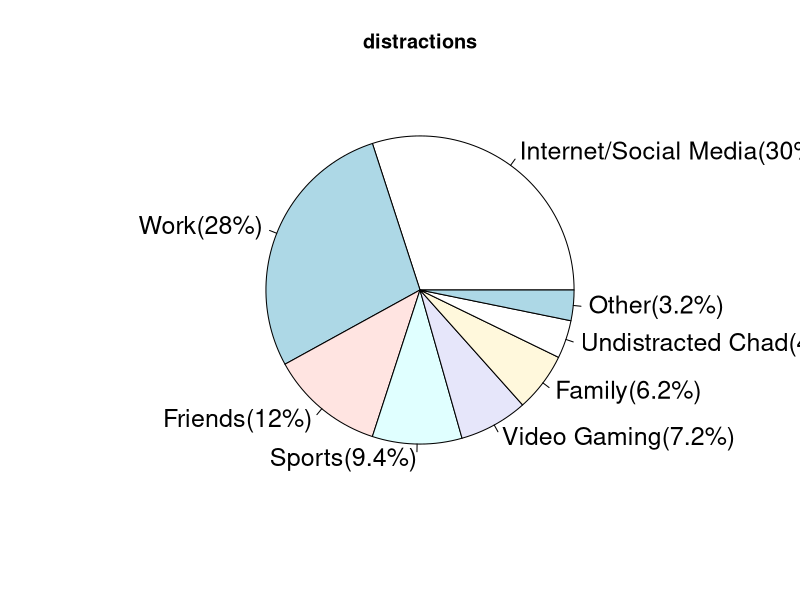
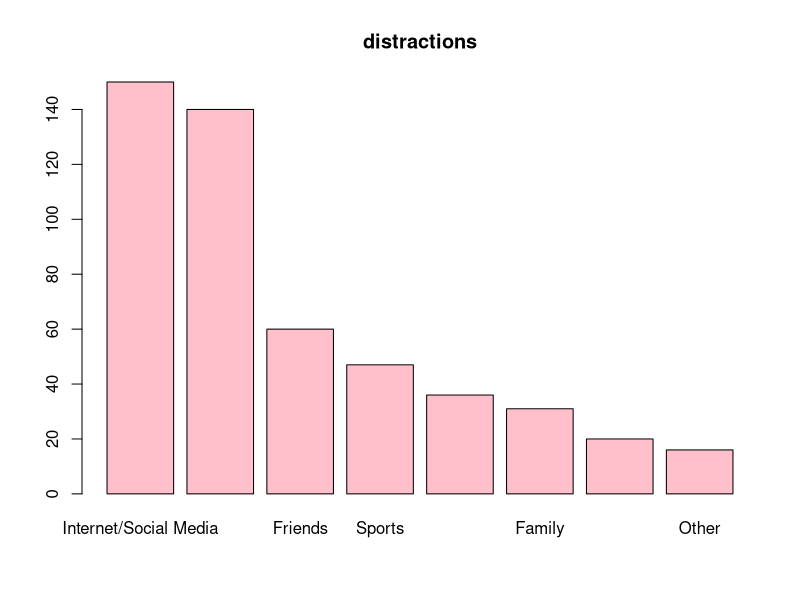

These charts were generated, in order, by the following R code:
category <- c("Internet/Social Media","Work","Friends","Sports","Video Gaming","Family","Undistracted Chad","Other")
frequency <- c(150,140,60,47,36,31,20,16)
rel.frequency <- frequency/sum(frequency)
cum.freq <- c(1:length(frequency))
cum.freq[1] <- frequency[1]
rel.percentage <- 100*(rel.frequency) 
for(i in 2:length(frequency)){
	cum.freq[i] <- cum.freq[i-1]+frequency[i]
}
cum.rel.freq <- cum.freq/sum(frequency)

catagory.labels <- paste(category,"(",rel.percentage,"%)",sep="")
pie(frequency, labels = catagory.labels, main="distractions",cex=1.5)


table <- cbind(frequency,rel.frequency,cum.freq,cum.rel.freq)
rownames(table) <- category
colnames(table) <-
c("frequency","rel.frequency","cum.freq","cum.rel.freq")
print(table)

barplot(frequency, names.arg=category, col="pink", main="distractions")